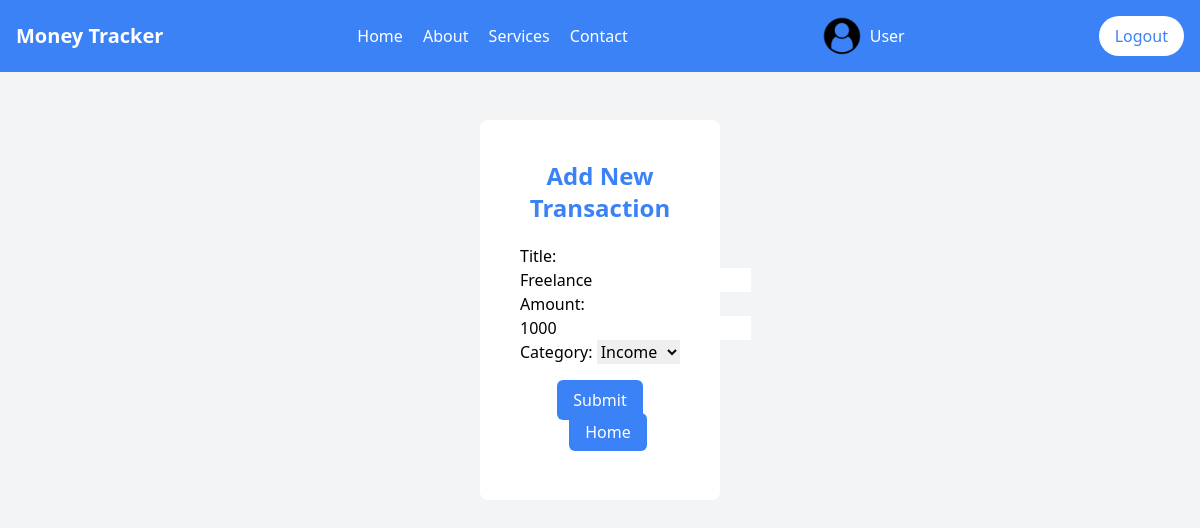
/transaction/6/update/ (signed in), run on the app's committed database.
### base/models.py (models this page shows, shortened)
class Transaction(models.Model):
    category_choices = (('Income', "Income"), ("Expense", "Expense"))
    user = models.ForeignKey(
        User, on_delete=models.CASCADE)
    title = models.CharField(max_length=100)
    amount = models.PositiveIntegerField()
    created_at = models.DateTimeField(auto_now_add=True, blank=True)
    category = models.CharField(max_length=7, choices=category_choices)

### base/views.py (the view, shortened to what this page needs)
class CustomUpdateView(LoginRequiredMixin, UpdateView):
    model = Transaction
    fields = ['title', 'amount', 'category']
    template_name = 'base/transaction_update.html'
    context_object_name = 'transaction'
    success_url = reverse_lazy('listview')
    def dispatch(self, request, *args, **kwargs):
        obj = self.get_object()
        if obj.user != request.user:
            return self.handle_permission_denied()
        return super().dispatch(request, *args, **kwargs)

### base/templates/base/transaction_update.html (shortened to what this page needs)
{% extends "base/main.html" %}
{% load tailwind_filters %}
{% block content %}
<div class="mx-auto text-center rounded-lg my-auto w-1/5 bg-white p-10 mt-12">
    <h1 class="text-2xl text-blue-500 mb-5 font-bold">Add New Transaction</h1>
    <form class="text-left" method='post' action="">
        {{form|crispy}}
        <div class="text-center">
            <input class="bg-blue-500 text-white py-2 px-4 rounded-md hover:bg-blue-600   focus:outline-none focus:shadow-outline-blue active:bg-blue-800 mt-4" type="submit" value="Submit">
        <a href="{% url 'listview' %}" class="ml-4 bg-blue-500 px-4 py-2 rounded-md text-white hover:bg-blue-600">
Home
        </a>
        </div>
    </form>
</div>
{% endblock %}

### base/templates/base/navbar.html
{% load static %}
<script src="https://cdn.tailwindcss.com"></script>
<nav class="bg-blue-500 p-4 flex justify-between items-center">
<a href="{% url 'listview' %}">
    <div class="text-white text-xl font-bold">Money Tracker</div>
</a>
    <div class="space-x-4">
        <a href="#" class="text-white">Home</a>
        <a href="#" class="text-white">About</a>
        <a href="#" class="text-white">Services</a>
        <a href="#" class="text-white">Contact</a>
    </div>
    {% if request.user.is_authenticated %}
    <a href="{% url 'profileEdit' request.user.id %}">
        <div class="flex text-center align-center text-white">
            <img class="h-10" src="{% static 'default.png'%}" alt="">
            <p class="my-auto ml-2">
                {{request.user.username|title}}
            </p>
        </div>
    </a>
        <a href="{% url 'logout'%}">
            <button class="bg-white text-blue-500 px-4 py-2 rounded-full hover:bg-gray-100">Logout</button>
        </a>
    {% else %}
        <a href="{% url 'login' %}"><button class="bg-white text-blue-500 px-4 py-2 rounded-full hover:bg-gray-100">Login</button></a>
    {% endif %}
</nav>

### base/templates/base/main.html (style rules this page uses)
* { text-decoration: none; }

### data on the page
Transaction: title "Freelance", amount "1000", category "Income"

### other printed values
{{ request.user.username|title }} "User"
